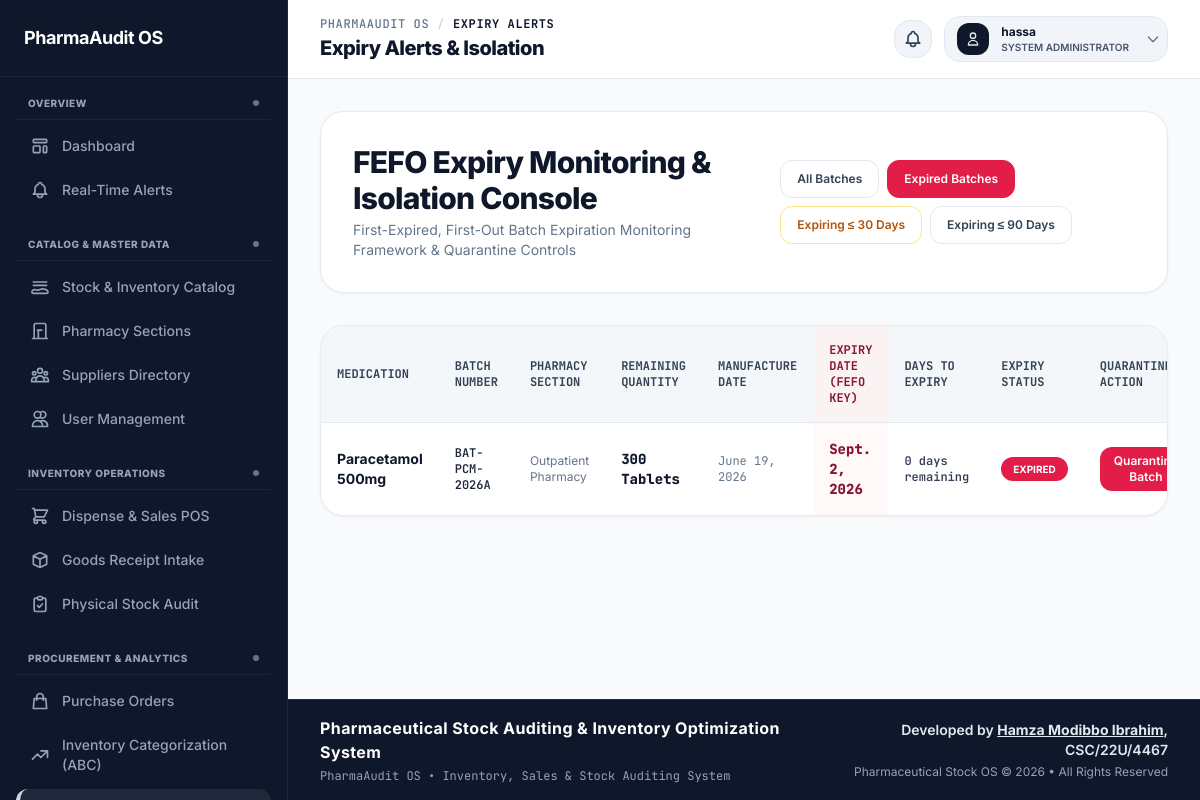
Page /inventory/expiries/?status=EXPIRED (signed in) on the earlier database version.
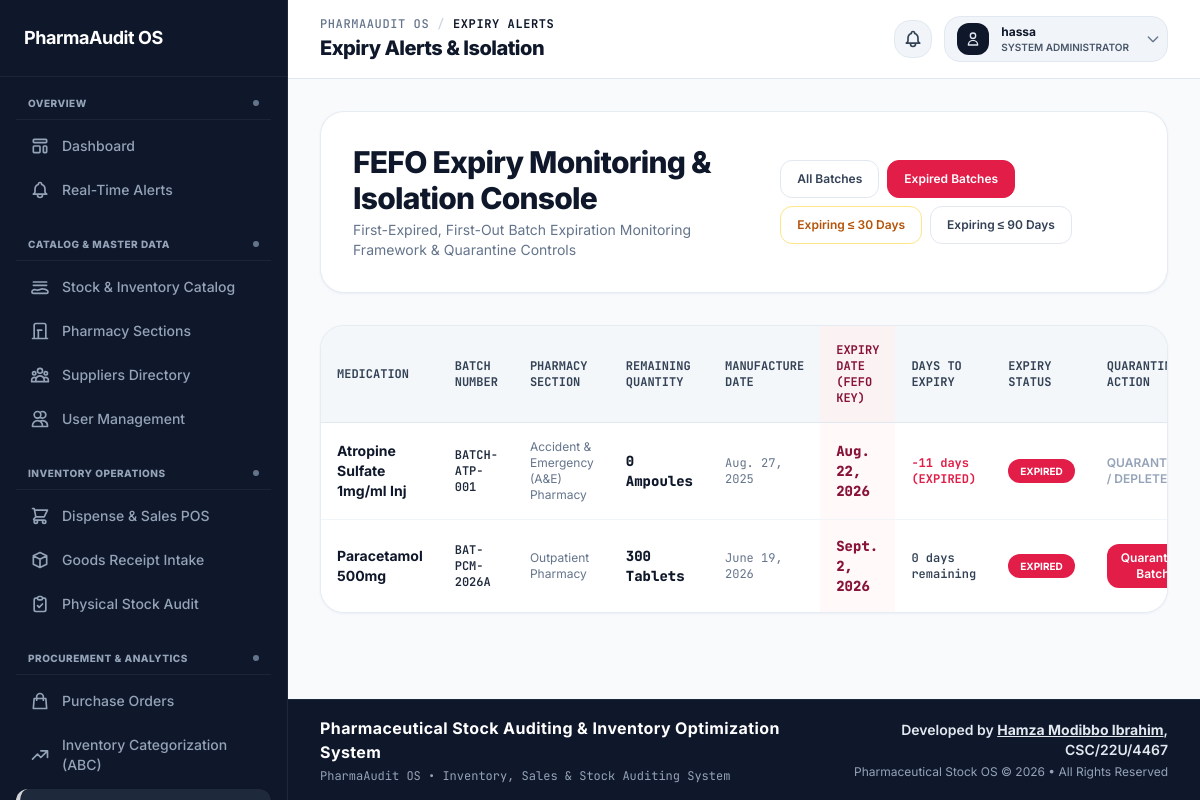
Same page on the later database version.
### app/models.py (models this page shows, shortened)
class MedicationBatch(models.Model):
    medication = models.ForeignKey(Medication, on_delete=models.CASCADE, related_name='batches')
    supplier = models.ForeignKey(Supplier, on_delete=models.SET_NULL, null=True, blank=True)
    batch_number = models.CharField(max_length=100)
    initial_quantity = models.PositiveIntegerField()
    quantity = models.PositiveIntegerField()
    manufacture_date = models.DateField()
    expiry_date = models.DateField()
    received_date = models.DateTimeField(default=timezone.now)
    class Meta:
        ordering = ['expiry_date']
    @property
    def days_to_expiry(self):
        delta = self.expiry_date - timezone.now().date()
        return delta.days
    @property
    def expiry_status(self):
        days = self.days_to_expiry
        if days <= 0:
            return 'EXPIRED'
        elif days <= 30:
            return 'CRITICAL_30_DAYS'
        elif days <= 90:
            return 'WARNING_90_DAYS'
        return 'HEALTHY'

class Medication(models.Model):
    name = models.CharField(max_length=200)
    sku = models.CharField(max_length=50, unique=True)
    section = models.ForeignKey(PharmacySection, on_delete=models.CASCADE, related_name='medications')
    supplier = models.ForeignKey(Supplier, on_delete=models.SET_NULL, null=True, blank=True, related_name='medications')
    unit = models.CharField(max_length=50, default='Tablets')
    unit_cost = models.DecimalField(max_digits=10, decimal_places=2, default=100.00, help_text="Unit purchase price in Nigerian Naira")
    selling_price_per_unit = models.DecimalField(max_digits=10, decimal_places=2, default=200.00, help_text="Selling price per unit in Nigerian Naira")
    annual_demand = models.PositiveIntegerField(default=3600, help_text="Configured annual demand units")
    ordering_cost = models.DecimalField(max_digits=10, decimal_places=2, default=500.00, help_text="Ordering cost S per PO in Nigerian Naira")
    holding_cost = models.DecimalField(max_digits=10, decimal_places=2, default=20.00, help_text="Annual holding cost H per unit in Nigerian Naira")
    daily_consumption = models.PositiveIntegerField(default=10, help_text="Average daily usage units")
    lead_time_days = models.PositiveIntegerField(default=7, help_text="Supplier lead time in days")
    safety_stock = models.PositiveIntegerField(default=50, help_text="Safety stock (Minimum Level)")
    max_level = models.PositiveIntegerField(default=500, help_text="Maximum capacity limit")
    created_at = models.DateTimeField(auto_now_add=True)
    updated_at = models.DateTimeField(auto_now=True)
    class Meta:
        ordering = ['name']

class PharmacySection(models.Model):
    name = models.CharField(max_length=100, unique=True)
    code = models.CharField(max_length=20, unique=True)
    description = models.TextField(blank=True)
    created_at = models.DateTimeField(auto_now_add=True)
    class Meta:
        ordering = ['name']

### app/views.py (the view)
# urls.py: path('inventory/expiries/', views.expiries_monitoring_view, name='expiries_monitoring'),
@require_permission('acknowledge_rop')
def expiries_monitoring_view(request):
    status_filter = request.GET.get('status', '')
    today = timezone.now().date()
    batches = MedicationBatch.objects.all().order_by('expiry_date')
    if status_filter == 'EXPIRED':
        batches = batches.filter(expiry_date__lte=today)
    elif status_filter == '30_DAYS':
        batches = batches.filter(expiry_date__gt=today, expiry_date__lte=today + timedelta(days=30))
    elif status_filter == '90_DAYS':
        batches = batches.filter(expiry_date__gt=today, expiry_date__lte=today + timedelta(days=90))
    context = {
        'batches': batches,
        'status_filter': status_filter,
    }
    return render(request, 'inventory/expiries.html', context)

### app/models.py (called while the page is built)
    def has_permission(self, permission_name):
        if not self.is_authenticated:
            return False
        if self.is_superuser or self.role == 'ADMIN':
            return True
        allowed_perms = ROLE_PERMISSIONS.get(self.role, set())
        return permission_name in allowed_perms

    @property
    def can_manage_users(self):
        return self.has_permission('manage_users')

    @property
    def can_configure_system(self):
        return self.has_permission('configure_system')

    @property
    def can_manage_suppliers(self):
        return self.has_permission('manage_suppliers')

    @property
    def can_view_stock_dashboard(self):
        return self.has_permission('view_stock_dashboard')

    @property
    def can_search_drug_records(self):
        return self.has_permission('search_drug_records')

    @property
    def can_view_audit_trail(self):
        return self.has_permission('view_audit_trail')

    @property
    def can_record_stock_receipt(self):
        return self.has_permission('record_stock_receipt')

    @property
    def can_dispense_stock(self):
        return self.has_permission('dispense_stock')

### app/templates/inventory/expiries.html (shortened to what the changed rows need)
{% extends 'base.html' %}
{% block main_content %}
<div class="space-y-8">
    <div class="bg-white border border-slate-200/80 rounded-3xl p-6 sm:p-8 shadow-sm shadow-slate-200/50 flex flex-col md:flex-row md:items-center justify-between gap-6">
        <div>
            <h1 class="text-2xl sm:text-3xl font-extrabold tracking-tight text-slate-900">FEFO Expiry Monitoring & Isolation Console</h1>
        </div>
    </div>
    <div class="bg-white border border-slate-200/80 rounded-3xl shadow-sm shadow-slate-200/50 overflow-hidden">
        <div class="overflow-x-auto">
            <table class="w-full text-left text-xs border-collapse">
                <thead>
                    <tr class="bg-slate-100/80 text-slate-700 uppercase border-b border-slate-200 font-mono">
                        <th class="p-4 font-bold">Medication</th>
                        <th class="p-4 font-bold">Batch Number</th>
                        <th class="p-4 font-bold">Pharmacy Section</th>
                        <th class="p-4 font-bold">Remaining Quantity</th>
                        <th class="p-4 font-bold">Manufacture Date</th>
                        <th class="p-4 font-bold bg-rose-50/70 text-rose-900">Expiry Date (FEFO Key)</th>
                        <th class="p-4 font-bold">Days to Expiry</th>
                        <th class="p-4 font-bold">Expiry Status</th>
                        <th class="p-4 font-bold">Quarantine Action</th>
                    </tr>
                </thead>
                <tbody class="divide-y divide-slate-100 bg-white">
                    {% for batch in batches %}
                    <tr class="hover:bg-rose-50/20 transition">
                        <td class="p-4 font-bold text-sm text-slate-900">{{ batch.medication.name }}</td>
                        <td class="p-4 font-semibold text-slate-800 font-mono">{{ batch.batch_number }}</td>
                        <td class="p-4 text-slate-500">{{ batch.medication.section.name }}</td>
                        <td class="p-4 font-extrabold text-sm text-slate-900 font-mono">{{ batch.quantity }} {{ batch.medication.unit }}</td>
                        <td class="p-4 text-slate-500 font-mono">{{ batch.manufacture_date }}</td>
                        <td class="p-4 bg-rose-50/40 font-extrabold text-rose-900 text-sm font-mono">{{ batch.expiry_date }}</td>
                        <td class="p-4 font-semibold font-mono">
                            {% if batch.days_to_expiry < 0 %}
                            <span class="text-rose-600 font-bold">{{ batch.days_to_expiry }} days (EXPIRED)</span>
                            {% else %}
                            <span class="text-slate-700">{{ batch.days_to_expiry }} days remaining</span>
                            {% endif %}
                        </td>
                        <td class="p-4">
                            {% if batch.expiry_status == 'EXPIRED' %}
                            <span class="inline-block bg-rose-600 text-white px-3 py-1 font-bold rounded-full text-[10px] uppercase shadow-2xs">EXPIRED</span>
                            {% elif batch.expiry_status == 'CRITICAL_30_DAYS' %}
                            <span class="inline-block bg-amber-100 text-amber-800 border border-amber-200 px-3 py-1 font-bold rounded-full text-[10px] uppercase shadow-2xs">&le; 30 DAYS CRITICAL</span>
                            {% elif batch.expiry_status == 'WARNING_90_DAYS' %}
                            <span class="inline-block bg-slate-100 text-slate-800 border border-slate-200 px-3 py-1 font-bold rounded-full text-[10px] uppercase shadow-2xs">&le; 90 DAYS WARNING</span>
                            {% else %}
                            <span class="inline-block bg-emerald-100 text-emerald-800 border border-emerald-200 px-3 py-1 font-bold rounded-full text-[10px] uppercase shadow-2xs">HEALTHY</span>
                            {% endif %}
                        </td>
                        <td class="p-4">
                            {% if batch.quantity > 0 and user.can_acknowledge_rop %}
                            <form method="POST" action="{% url 'quarantine_batch' batch.id %}" onsubmit="return confirm('Quarantine batch {{ batch.batch_number }}? Quantity will be set to 0 and logged in audit ledger.');">
                                <button type="submit" class="px-3.5 py-1.5 bg-rose-600 hover:bg-rose-700 text-white font-semibold text-xs rounded-xl shadow-2xs transition">
                                    Quarantine Batch
                                </button>
                            </form>
                            {% elif batch.quantity > 0 %}
                            <span class="text-xs text-slate-400 font-semibold uppercase">Active (Locked)</span>
                            {% else %}
                            <span class="text-xs text-slate-400 font-semibold uppercase">Quarantined / Depleted</span>
                            {% endif %}
                        </td>
                    </tr>
                    {% empty %}
                    <tr>
                        <td colspan="9" class="p-8 text-center text-slate-500 text-sm">No batches match the selected expiry filter.</td>
                    </tr>
                    {% endfor %}
                </tbody>
            </table>
        </div>
    </div>
</div>
{% endblock %}

Differences in the rows shown:
added MedicationBatch: medication.name "Atropine Sulfate 1mg/ml Inj", batch_number "BATCH-ATP-001", medication.section.name "Accident & Emergency (A&E) Pharmacy", quantity "0", medication.unit "Ampoules", manufacture_date "Aug. 27, 2025", expiry_date "Aug. 22, 2026", days_to_expiry "-11", shows "EXPIRED", shows "QUARANTINED / DEPLETED"
